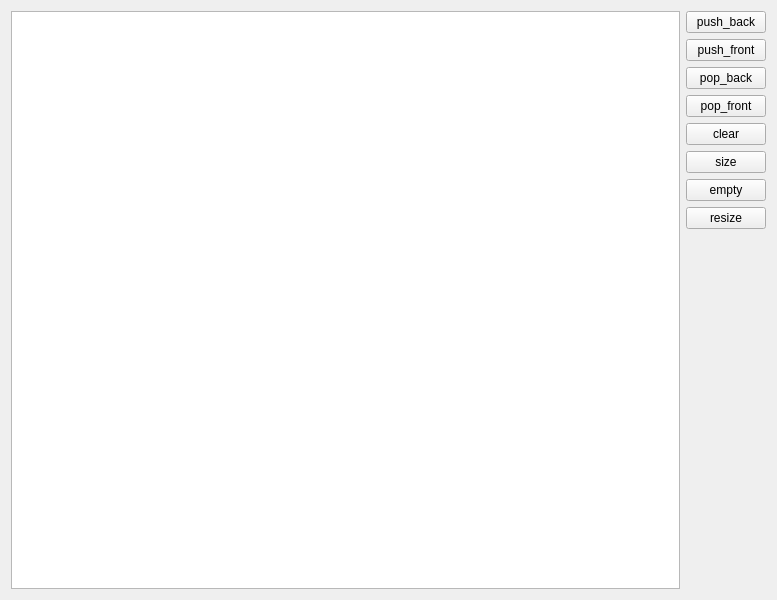
<?xml version="1.0" encoding="UTF-8"?>
<ui version="4.0">
 <class>Widget</class>
 <widget class="QWidget" name="Widget">
  <property name="geometry">
   <rect>
    <x>0</x>
    <y>0</y>
    <width>777</width>
    <height>600</height>
   </rect>
  </property>
  <property name="windowTitle">
   <string>Widget</string>
  </property>
  <layout class="QVBoxLayout" name="verticalLayout_3">
   <item>
    <layout class="QHBoxLayout" name="horizontalLayout">
     <item>
      <widget class="QListWidget" name="listWidget"/>
     </item>
     <item>
      <layout class="QVBoxLayout" name="verticalLayout_2">
       <item>
        <layout class="QVBoxLayout" name="verticalLayout">
         <item>
          <widget class="QPushButton" name="pushButton">
           <property name="text">
            <string>push_back</string>
           </property>
          </widget>
         </item>
         <item>
          <widget class="QPushButton" name="pushButton_2">
           <property name="text">
            <string>push_front</string>
           </property>
          </widget>
         </item>
         <item>
          <widget class="QPushButton" name="pushButton_3">
           <property name="text">
            <string>pop_back</string>
           </property>
          </widget>
         </item>
         <item>
          <widget class="QPushButton" name="pushButton_4">
           <property name="text">
            <string>pop_front</string>
           </property>
          </widget>
         </item>
         <item>
          <widget class="QPushButton" name="pushButton_5">
           <property name="text">
            <string>clear</string>
           </property>
          </widget>
         </item>
         <item>
          <widget class="QPushButton" name="pushButton_6">
           <property name="text">
            <string>size</string>
           </property>
          </widget>
         </item>
         <item>
          <widget class="QPushButton" name="pushButton_7">
           <property name="text">
            <string>empty</string>
           </property>
          </widget>
         </item>
         <item>
          <widget class="QPushButton" name="pushButton_8">
           <property name="text">
            <string>resize</string>
           </property>
          </widget>
         </item>
        </layout>
       </item>
       <item>
        <spacer name="verticalSpacer">
         <property name="orientation">
          <enum>Qt::Vertical</enum>
         </property>
         <property name="sizeHint" stdset="0">
          <size>
           <width>20</width>
           <height>40</height>
          </size>
         </property>
        </spacer>
       </item>
      </layout>
     </item>
    </layout>
   </item>
  </layout>
 </widget>
 <resources/>
 <connections/>
</ui>
